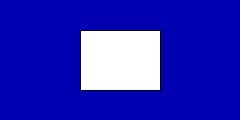
Frame 1 (no input)
Frame 60 (the mouse pressed at the canvas centre just before this capture): identical to frame 1, image omitted
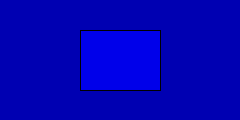
Frame 120 (the mouse held since frame 60 and released just before this capture)

The Processing sketch that drew these frames (run headless with seeded random() and noise(); from frame 60 on, the mouse is pressed at the canvas centre):

// Processing sketch: processing_101847
// ── processing_101847.pde



int x = 80;
int y = 30;
int w = 80;
int h = 60;

void setup() {
  size(240, 120);
}

void draw() {
  background(0, 0, 178);
  if ((mouseX > x) && (mouseX < x+w) &&
      (mouseY > y) && (mouseY < y+h)) {
    
        fill(0, 0, 234);
  } else {
    fill(255);
  }
  rect(x, y, w, h);
}
  
